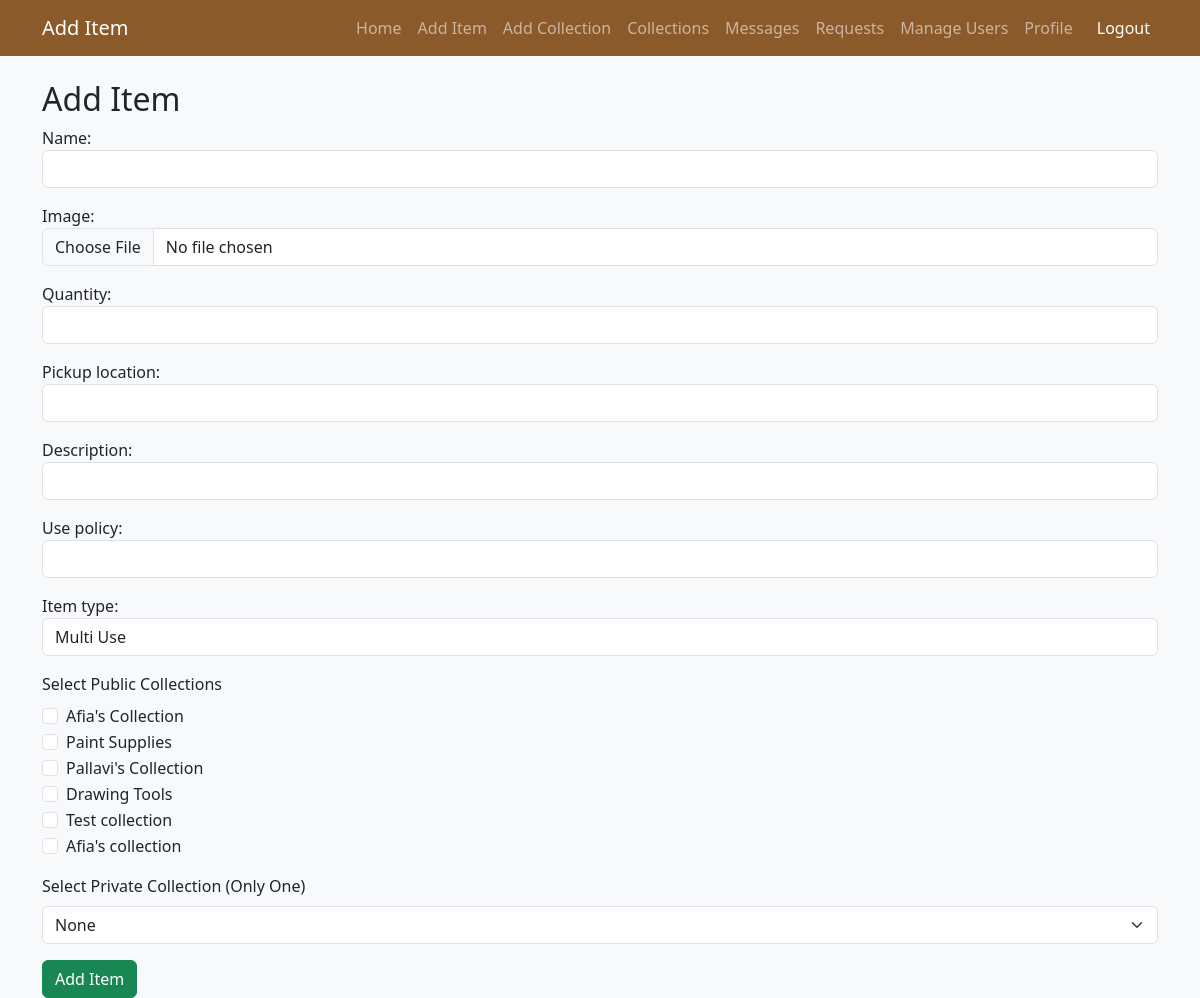
/artlibrary/add_item/ (signed in), run on an earlier commit of the app's database.
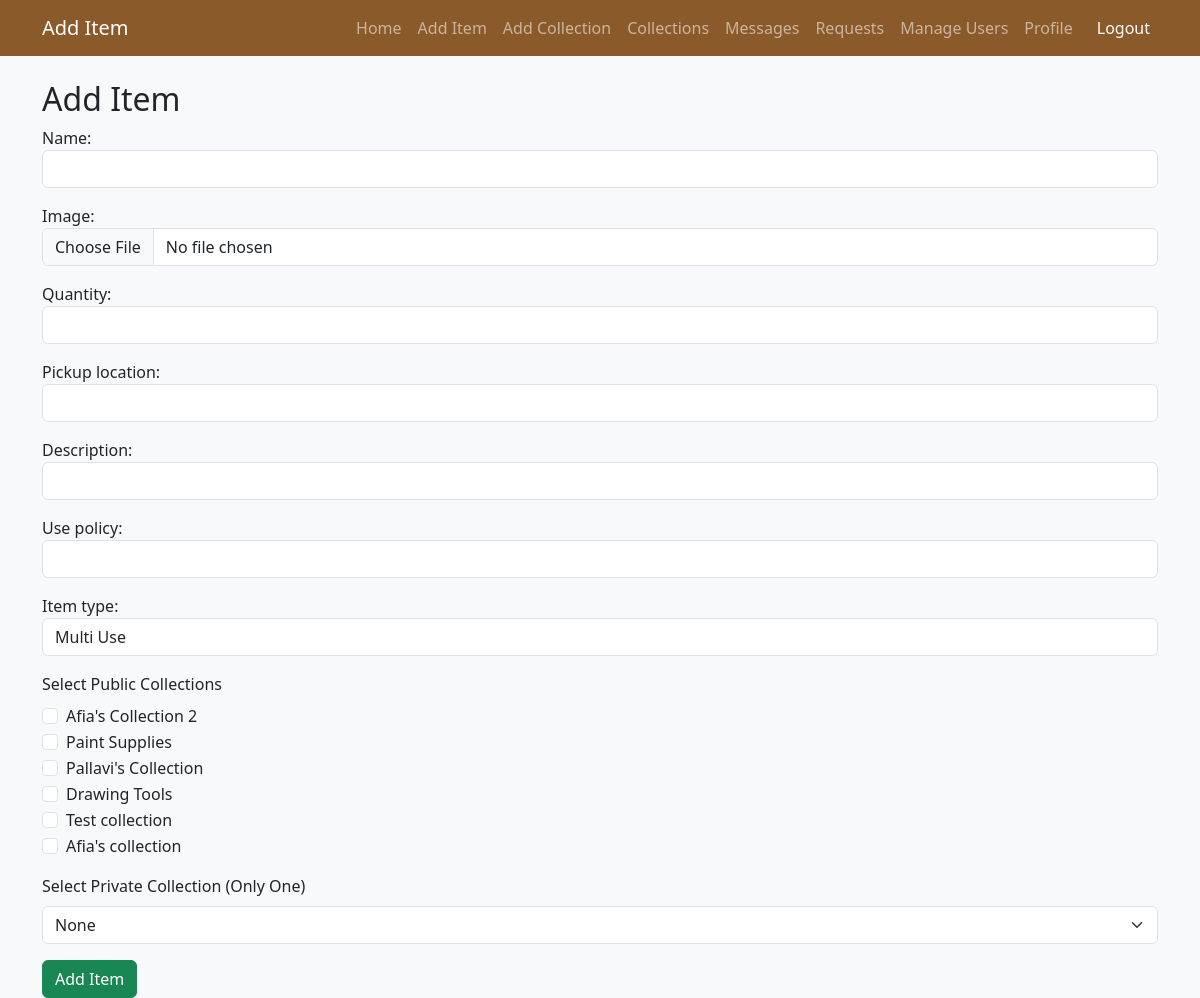
And on a later commit of the database.
### artlibrary/models.py (models this page shows, shortened)
class Collection(models.Model):
    title = models.CharField(max_length=255)
    description = models.TextField(blank=True, null=True)
    num_items = models.PositiveIntegerField(default=0)
    is_public = models.BooleanField(default=True)
    users = models.ManyToManyField(CustomUser, blank=True, related_name='collections')
    added_by = models.ForeignKey(CustomUser, on_delete=models.CASCADE, related_name='created_collections', default=2)
    art_supplies = models.ManyToManyField('ArtSupply', blank=True, related_name='collections_in')

### artlibrary/views.py (the view, shortened to what this page needs)
# urls.py: path('add_item/',views.add_item,name="add_item"),
@login_required
def add_item(request):
    if(request.user.user_role!="librarian"):
        if request.user.user_role=="anonymous":
            return redirect("anonymous_page")
        else:
            return redirect("patron_page")
    collections = Collection.objects.all()
    add_item_form = AddArtSupplyForm(request.POST or None, request.FILES or None)
    return render(request, 'artlibrary/add_item.html', {
        'add_item_form': add_item_form,
        'collections': collections
    })

### artlibrary/forms.py
class AddArtSupplyForm(forms.ModelForm):
    class Meta:
        model = ArtSupply
        fields = ['name', 'image', 'quantity', 'pickup_location','description','use_policy','item_type']
        widgets = {
            'name': forms.TextInput(attrs={'class': 'form-control'}),
            'quantity': forms.NumberInput(attrs={'class': 'form-control'}),
            'pickup_location': forms.TextInput(attrs={'class': 'form-control'}),
            'image': forms.ClearableFileInput(attrs={'class': 'form-control'}),
            'description': forms.TextInput(attrs={'class': 'form-control'}),
            'use_policy':forms.TextInput(attrs={'class':'form-control'}),
            'item_type':forms.Select(attrs={'class':'form-control'}),
        }

### artlibrary/templates/artlibrary/add_item.html (shortened to what this page needs)
{% load django_bootstrap5 %}
<!DOCTYPE html>
<html lang="en">
<head>
    {% bootstrap_css %}
</head>
<nav class="navbar navbar-expand-lg navbar-dark bg-brown">
    <div class="container">
        <a class="navbar-brand" href="#">Add Item</a>
        <div class="collapse navbar-collapse" id="navbarNav">
            <ul class="navbar-nav ms-auto">
                    <li class="nav-item"><a class="nav-link" href="{% url 'dashboard' %}">Home</a></li>
                {% if request.user.user_role == "librarian" %}
                <li class="nav-item"><a class="nav-link" href="{% url 'add_item' %}">Add Item</a></li>
                {% endif %}
                {% if request.user.user_role != "anonymous_user" %}
                <li class="nav-item"><a class="nav-link" href="{% url 'add_collection' %}">Add Collection</a></li>
                {% endif %}
                <li class="nav-item"><a class="nav-link" href="{% url 'collections' %}">Collections</a></li>
                <li class="nav-item"><a class="nav-link" href="#">Messages</a></li>
                {% if request.user.user_role == "librarian" %}
                <li class="nav-item"><a class="nav-link" href="{% url 'view_requests' user.id %}">Requests</a></li>
                <li class="nav-item"><a class="nav-link" href="{% url 'manage_users' %}">Manage Users</a></li>
                {% endif %}
                {% if request.user.user_role != "anonymous_user" %}
                <li class="nav-item"><a class="nav-link" href="{% url 'profile' %}">Profile</a></li>
                {% endif %}
                <li class="nav-item">
                    <a class="nav-link btn btn-danger btn-sm text-white ms-2" href="{% url 'logout' %}">Logout</a>
                </li>
            </ul>
        </div>
    </div>
    </nav>
<body class="bg-light">
    <div class="container mt-4">
        <h2>Add Item</h2>
        <form method="POST" enctype="multipart/form-data">
            {{ add_item_form.as_p }}
            <div class="mb-3">
                <label class="form-label">Select Public Collections</label>
                <div>
                    {% for collection in collections %}
                        {% if collection.is_public %}
                            <div class="form-check">
                                <input class="form-check-input" type="checkbox" name="public_collections" value="{{ collection.id }}" id="public_{{ collection.id }}">
                                <label class="form-check-label" for="public_{{ collection.id }}">
                                    {{ collection.title }}
                                </label>
                            </div>
                        {% endif %}
                    {% endfor %}
                </div>
            </div>
            <div class="mb-3">
                <label for="private_collection" class="form-label">Select Private Collection (Only One)</label>
                <select id="private_collection" name="private_collection" class="form-select">
                    <option value="">None</option>
                </select>
            </div>
            <button type="submit" name="add_item" class="btn btn-success">Add Item</button>
        </form>
    </div>
</body>
</html>

What changed in the data, as far as the page shows it:
changed Collection: title "Afia's Collection" → "Afia's Collection 2"
